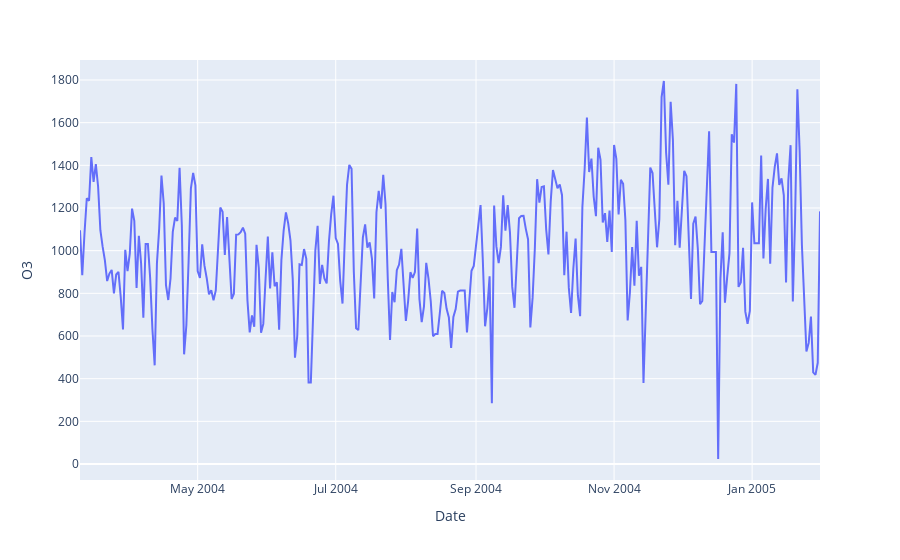

The notebook cell this image was saved under:
### Markdown cell above
##### Ozone

### Code cell
px.line(data_frame=df_stat_daily, y='O3')

### Figure 1 — Plotly figure (JSON) as saved in the notebook; plotly's stock layout.template omitted (floating-point values rounded to 4 significant figures; data arrays with more than 128 entries replaced by an {"elided": "..."} marker saying what was removed)
{"data": [{"hovertemplate": "Date=%{x}<br>O3=%{y}<extra></extra>", "legendgroup": "", "line": {"color": "#636efa", "dash": "solid"}, "mode": "lines", "name": "", "orientation": "v", "showlegend": false, "type": "scatter", "x": {"elided": "328 str values"}, "xaxis": "x", "y": {"elided": "328 float values"}, "yaxis": "y"}], "layout": {"legend": {"tracegroupgap": 0}, "margin": {"t": 60}, "xaxis": {"anchor": "y", "domain": [0, 1], "title": {"text": "Date"}}, "yaxis": {"anchor": "x", "domain": [0, 1], "title": {"text": "O3"}}}}
